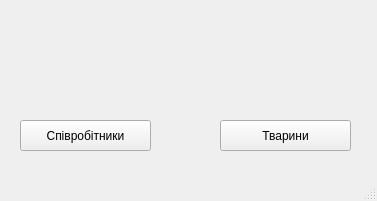
<?xml version="1.0" encoding="UTF-8"?>
<ui version="4.0">
 <class>MainWindow</class>
 <widget class="QMainWindow" name="MainWindow">
  <property name="geometry">
   <rect>
    <x>0</x>
    <y>0</y>
    <width>377</width>
    <height>201</height>
   </rect>
  </property>
  <property name="windowTitle">
   <string>MainWindow</string>
  </property>
  <widget class="QWidget" name="centralwidget">
   <widget class="QPushButton" name="workersButton">
    <property name="geometry">
     <rect>
      <x>20</x>
      <y>120</y>
      <width>131</width>
      <height>31</height>
     </rect>
    </property>
    <property name="text">
     <string>Співробітники</string>
    </property>
   </widget>
   <widget class="QPushButton" name="AnimalsButton">
    <property name="geometry">
     <rect>
      <x>220</x>
      <y>120</y>
      <width>131</width>
      <height>31</height>
     </rect>
    </property>
    <property name="text">
     <string>Тварини</string>
    </property>
   </widget>
  </widget>
  <widget class="QMenuBar" name="menubar">
   <property name="geometry">
    <rect>
     <x>0</x>
     <y>0</y>
     <width>377</width>
     <height>21</height>
    </rect>
   </property>
  </widget>
  <widget class="QStatusBar" name="statusbar"/>
 </widget>
 <resources/>
 <connections/>
</ui>
